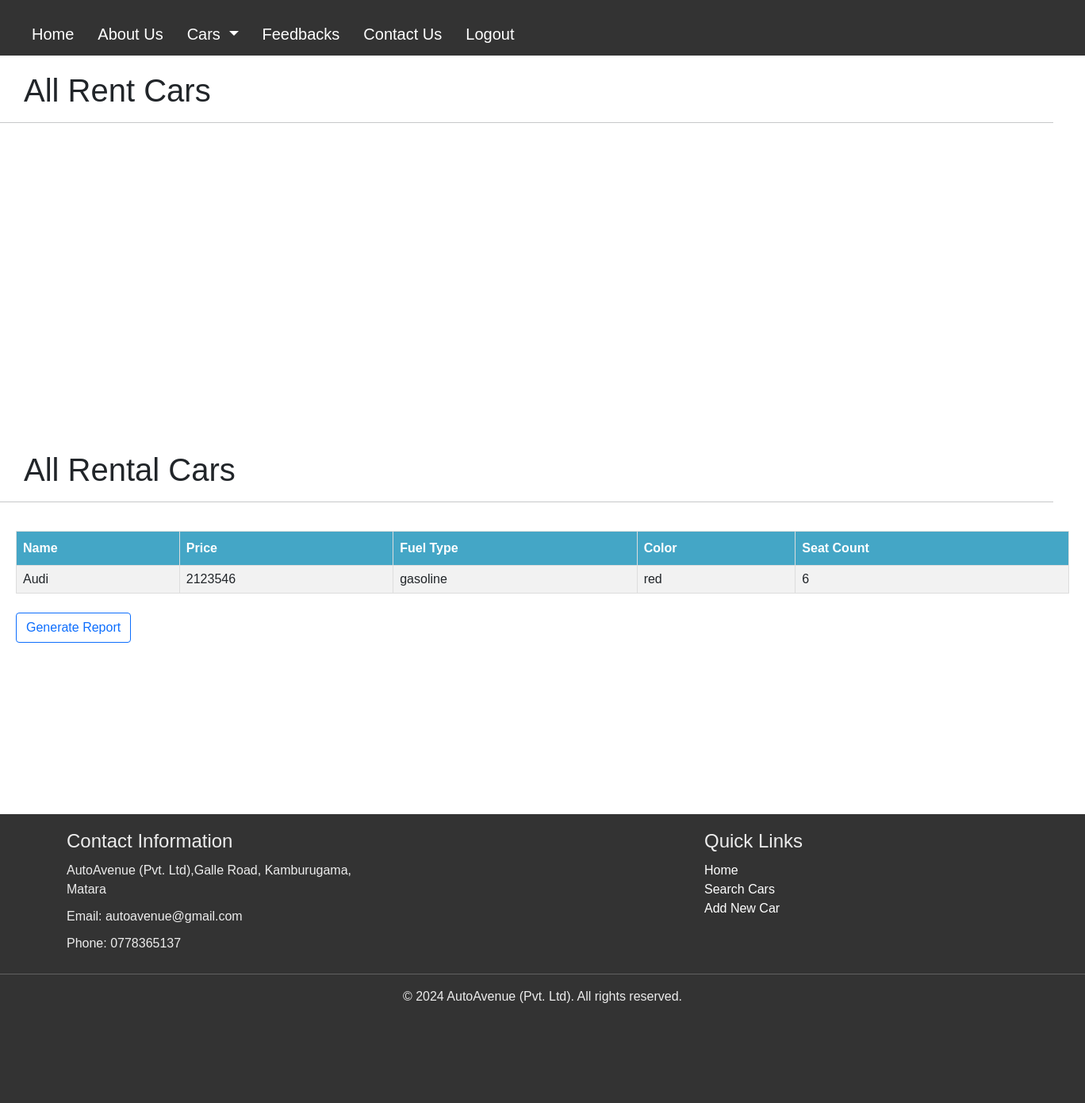
The page /admin_rent_cars.php (signed in) on the database its author committed.
### tables this page shows
CREATE TABLE IF NOT EXISTS `rent_cars` (
  `id` int NOT NULL AUTO_INCREMENT,
  `price` int NOT NULL,
  `seat_count` int NOT NULL,
  `name` varchar(50) NOT NULL,
  `image1` varchar(100) NOT NULL,
  `image2` varchar(100) NOT NULL,
  `fuel_type` varchar(50) NOT NULL,
  `color` varchar(50) NOT NULL,
  `user_id` int NOT NULL,
  PRIMARY KEY (`id`)
);

### admin_rent_cars.php (the view, shortened to what this page needs)
<?php
require_once('./components/attachments.php');
?>
<!DOCTYPE html>
<html lang="en">
<head>
    <?php include_once('./components/attachments.php'); ?>
</head>
<body id="search">
    <?php include_once('./components/header.php'); ?>
<section>
        <h1>All Rent Cars</h1>
        <hr>
        <div id="search-results">
            <div class="vehicle-listings">
            </div>
        </div>
    </section>
    <?php
    $sql = "SELECT a.*, b.username,b.contact FROM rent_cars a INNER JOIN users b ON a.user_id = b.id";
    $result = $__conn->query($sql);
    ?>
    <section>
        <h1>All Rental Cars</h1>
        <hr>
        <div id="search-results">
            <div class="table-wrap">
                <table id="table">
                    <tr>
                        <th style="background-color: #44a6c6;">Name</th>
                        <th style="background-color: #44a6c6;">Price</th>
                        <th style="background-color: #44a6c6;">Fuel Type</th>
                        <th style="background-color: #44a6c6;">Color</th>
                        <th style="background-color: #44a6c6;">Seat Count</th>
                    </tr>
                    <?php
                    while ($car = $result->fetch_assoc()) {
                    ?>
                        <tr>
                            <td><?php echo $car['name']; ?></td>
                            <td><?php echo $car['price']; ?></td>
                            <td><?php echo $car['fuel_type']; ?></td>
                            <td><?php echo $car['color']; ?></td>
                            <td><?php echo $car['seat_count']; ?></td>
                        </tr>
                    <?php
                    }
                    ?>
                </table>
                <br>
                <form id="generate_pdf_form" method="POST" action="admin_rent_cars.php">
                    <button type="submit" name="generate_pdf_btn" class="btn btn-outline-primary">Generate Report</button>
                </form>
            </div>
        </div>
    </section>
    <?php include_once('./components/footer.php'); ?>
</body>
</html>

### style.css (style rules this page uses)
body, h1, h2, h3, p, ul, li { margin: 0; padding: 0; }
body { font-family: Arial, sans-serif; }
.vehicle-listings { display: flex; justify-content: center; }
#search .vehicle-listings { padding: 14px; display: grid; grid-template-columns: repeat(5, 1fr); grid-gap: 0; }
#search section h1, #search section #search-form { margin-left: 30px; margin-top: 20px; }
#search section hr { width: calc(100% - 40px); }
#table { font-family: Arial, Helvetica, sans-serif; border-collapse: collapse; width: 100%; }
#table td, #table th { border: 1px solid #ddd; padding: 8px; }
#table tr:nth-child(even) { background-color: #f2f2f2; }
#table th { padding-top: 12px; padding-bottom: 12px; text-align: left; background-color: #04aa6d; color: white; }
.table-wrap { padding: 20px; min-height: calc(100vh - 365px - 58px); }
#search-results { min-height: calc(100vh - 365px - 58px); }

### rows shown on the page
rent_cars: name "Audi", price "2123546", fuel_type "gasoline", color "red", seat_count "6"
